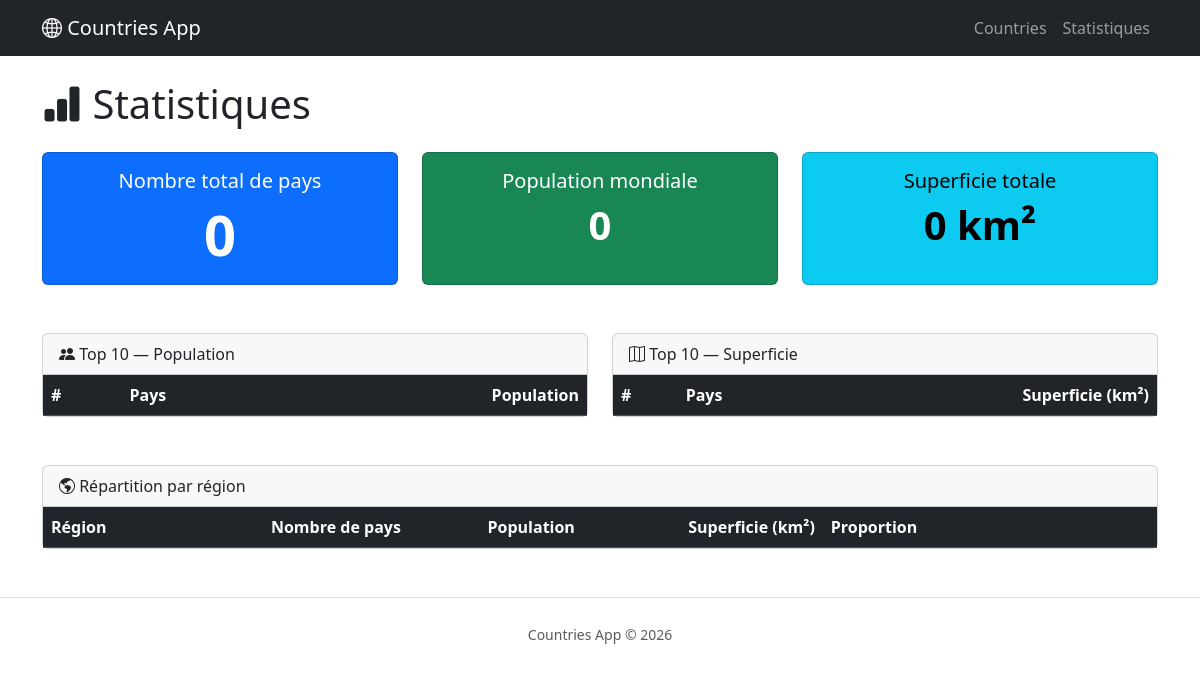
/stats/, run on an earlier commit of the app's database.
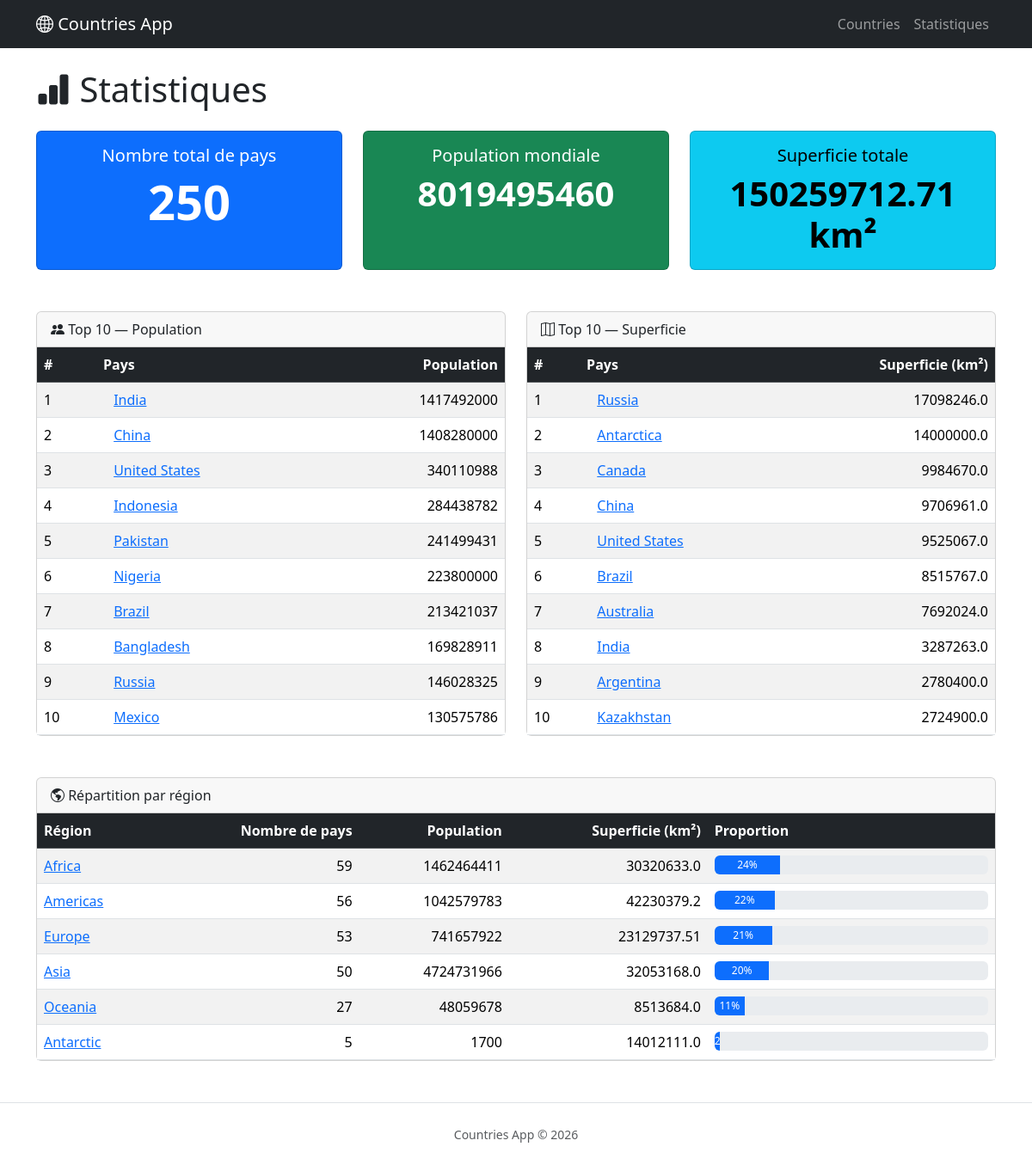
And on a later commit of the database.
### countries/models.py (models this page shows, shortened)
class Country(models.Model):
    cca3 = models.CharField(max_length=3, unique=True)
    common_name = models.CharField(max_length=255)
    official_name = models.CharField(max_length=255)
    native_name = models.JSONField(blank=True, null=True)
    cca2 = models.CharField(max_length=2, unique=True)
    capital = models.CharField(max_length=255, blank=True, null=True)
    region = models.CharField(max_length=255, blank=True, null=True)
    subregion = models.CharField(max_length=255, blank=True, null=True)
    population = models.BigIntegerField(blank=True, null=True)
    area = models.FloatField(blank=True, null=True)
    flag_url = models.URLField(blank=True, null=True)
    currencies = models.JSONField(blank=True, null=True)

### countries/views.py (the view)
# urls.py: path('stats/', views.stats, name='stats'),
def stats(request):
    total_countries = Country.objects.count()
    total_population = Country.objects.aggregate(total=Sum('population'))['total'] or 0
    total_area = Country.objects.aggregate(total=Sum('area'))['total'] or 0
    top_population = Country.objects.filter(population__isnull=False).order_by('-population')[:10]
    top_area = Country.objects.filter(area__isnull=False).order_by('-area')[:10]
    region_stats = (
        Country.objects.filter(region__isnull=False)
        .exclude(region='')
        .values('region')
        .annotate(
            count=Count('id'),
            total_population=Sum('population'),
            total_area=Sum('area'),
        )
        .order_by('-count')
    )
    context = {
        'total_countries': total_countries,
        'total_population': total_population,
        'total_area': total_area,
        'top_population': top_population,
        'top_area': top_area,
        'region_stats': region_stats,
    }
    return render(request, 'stats.html', context)

### countries/templates/stats.html (shortened to what this page needs)
{% extends "base.html" %}
{% block content %}
<h1 class="mb-4"><i class="bi bi-bar-chart-fill"></i> Statistiques</h1>
<div class="row g-4 mb-5">
    <div class="col-md-4">
        <div class="card text-bg-primary h-100">
            <div class="card-body text-center">
                <h5 class="card-title">Nombre total de pays</h5>
                <p class="display-4 fw-bold mb-0">{{ total_countries }}</p>
            </div>
        </div>
    </div>
    <div class="col-md-4">
        <div class="card text-bg-success h-100">
            <div class="card-body text-center">
                <h5 class="card-title">Population mondiale</h5>
                <p class="display-6 fw-bold mb-0">{{ total_population }}</p>
            </div>
        </div>
    </div>
    <div class="col-md-4">
        <div class="card text-bg-info h-100">
            <div class="card-body text-center">
                <h5 class="card-title">Superficie totale</h5>
                <p class="display-6 fw-bold mb-0">{{ total_area }} km²</p>
            </div>
        </div>
    </div>
</div>
<div class="row g-4 mb-5">
    <div class="col-lg-6">
        <div class="card h-100">
            <div class="card-header">
                <i class="bi bi-people-fill"></i> Top 10 — Population
            </div>
            <div class="card-body p-0">
                <table class="table table-striped table-hover mb-0">
                    <thead class="table-dark">
                        <tr>
                            <th>#</th>
                            <th>Pays</th>
                            <th class="text-end">Population</th>
                        </tr>
                    </thead>
                    <tbody>
                        {% for country in top_population %}
                        <tr>
                            <td>{{ forloop.counter }}</td>
                            <td>
                                <a href="{% url 'country_detail' country.cca3 %}">{{ country.common_name }}</a>
                            </td>
                            <td class="text-end">{{ country.population }}</td>
                        </tr>
                        {% endfor %}
                    </tbody>
                </table>
            </div>
        </div>
    </div>
    <div class="col-lg-6">
        <div class="card h-100">
            <div class="card-header">
                <i class="bi bi-map"></i> Top 10 — Superficie
            </div>
            <div class="card-body p-0">
                <table class="table table-striped table-hover mb-0">
                    <thead class="table-dark">
                        <tr>
                            <th>#</th>
                            <th>Pays</th>
                            <th class="text-end">Superficie (km²)</th>
                        </tr>
                    </thead>
                    <tbody>
                        {% for country in top_area %}
                        <tr>
                            <td>{{ forloop.counter }}</td>
                            <td>
                                <a href="{% url 'country_detail' country.cca3 %}">{{ country.common_name }}</a>
                            </td>
                            <td class="text-end">{{ country.area }}</td>
                        </tr>
                        {% endfor %}
                    </tbody>
                </table>
            </div>
        </div>
    </div>
</div>
<div class="card mb-4">
    <div class="card-header">
        <i class="bi bi-globe-americas"></i> Répartition par région
    </div>
    <div class="card-body p-0">
        <table class="table table-striped table-hover mb-0">
            <thead class="table-dark">
                <tr>
                    <th>Région</th>
                    <th class="text-end">Nombre de pays</th>
                    <th class="text-end">Population</th>
                    <th class="text-end">Superficie (km²)</th>
                    <th style="width: 30%;">Proportion</th>
                </tr>
            </thead>
            <tbody>
                {% for r in region_stats %}
                <tr>
                    <td>
                        <a href="{% url 'country_list' %}?region={{ r.region }}">{{ r.region }}</a>
                    </td>
                    <td class="text-end">{{ r.count }}</td>
                    <td class="text-end">{{ r.total_population|default:"-" }}</td>
                    <td class="text-end">{{ r.total_area|default:"-" }}</td>
                    <td>
                        {% widthratio r.count total_countries 100 as pct %}
                        <div class="progress" style="height: 22px;">
                            <div class="progress-bar" role="progressbar"
                                 style="width: {% widthratio r.count total_countries 100 %}%">
                                {% widthratio r.count total_countries 100 %}%
                            </div>
                        </div>
                    </td>
                </tr>
                {% endfor %}
            </tbody>
        </table>
    </div>
</div>
{% endblock %}

### countries/templates/base.html (shortened to what this page needs)
<!DOCTYPE html>
<html lang="fr">
<head>
    <link href="https://cdn.jsdelivr.net/npm/bootstrap@5.3.3/dist/css/bootstrap.min.css" rel="stylesheet">
    <link href="https://cdn.jsdelivr.net/npm/bootstrap-icons@1.11.3/font/bootstrap-icons.min.css" rel="stylesheet">
</head>
<body>
    <nav class="navbar navbar-expand-lg navbar-dark bg-dark mb-4">
        <div class="container">
            <a class="navbar-brand" href="{% url 'country_list' %}">
                <i class="bi bi-globe2"></i> Countries App
            </a>
            <div class="navbar-nav ms-auto">
                <a class="nav-link" href="{% url 'country_list' %}">Countries</a>
                <a class="nav-link" href="{% url 'stats' %}">Statistiques</a>
            </div>
        </div>
    </nav>
    <div class="container">
        {% block content %}{% endblock %}
    </div>
    <footer class="text-center text-muted py-4 mt-5 border-top">
        <small>Countries App &copy; 2026</small>
    </footer>
</body>
</html>

What changed in the data, as far as the page shows it:
added Country: common_name "India", population "1417492000", area "3287263.0"
added Country: common_name "China", population "1408280000", area "9706961.0"
added Country: common_name "United States", population "340110988", area "9525067.0"
added Country: common_name "Indonesia", population "284438782", shown under "Superficie totale"
added Country: common_name "Pakistan", population "241499431", shown under "Superficie totale"
added Country: common_name "Nigeria", population "223800000", shown under "Superficie totale"
added Country: common_name "Brazil", population "213421037", area "8515767.0"
added Country: common_name "Bangladesh", population "169828911", shown under "Superficie totale"
added Country: common_name "Russia", population "146028325", area "17098246.0"
added Country: common_name "Mexico", population "130575786", shown under "Superficie totale"
added Country: common_name "Antarctica", area "14000000.0"
added Country: common_name "Canada", area "9984670.0"
added Country: common_name "Australia", area "7692024.0"
added Country: common_name "Argentina", area "2780400.0"
added Country: common_name "Kazakhstan", area "2724900.0"
Also different on the page:
{{ total_countries }}: "0" → "250"
{{ total_population }}: "0" → "8019495460"
{{ total_area }}: "0" → "150259712.71"
new list line: "Africa 59 1462464411 30320633.0 24 %"
new list line: "Americas 56 1042579783 42230379.2 22 %"
new list line: "Europe 53 741657922 23129737.51 21 %"
new list line: "Asia 50 4724731966 32053168.0 20 %"
new list line: "Oceania 27 48059678 8513684.0 11 %"
new list line: "Antarctic 5 1700 14012111.0 2"
